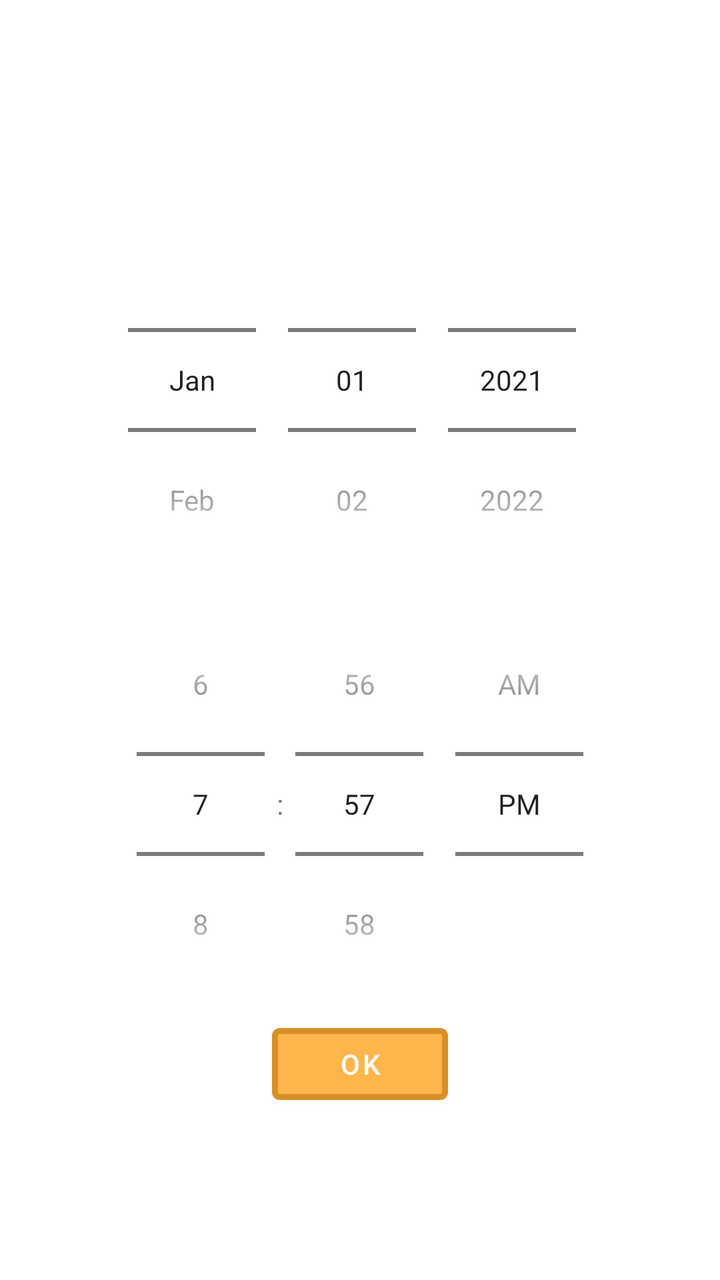
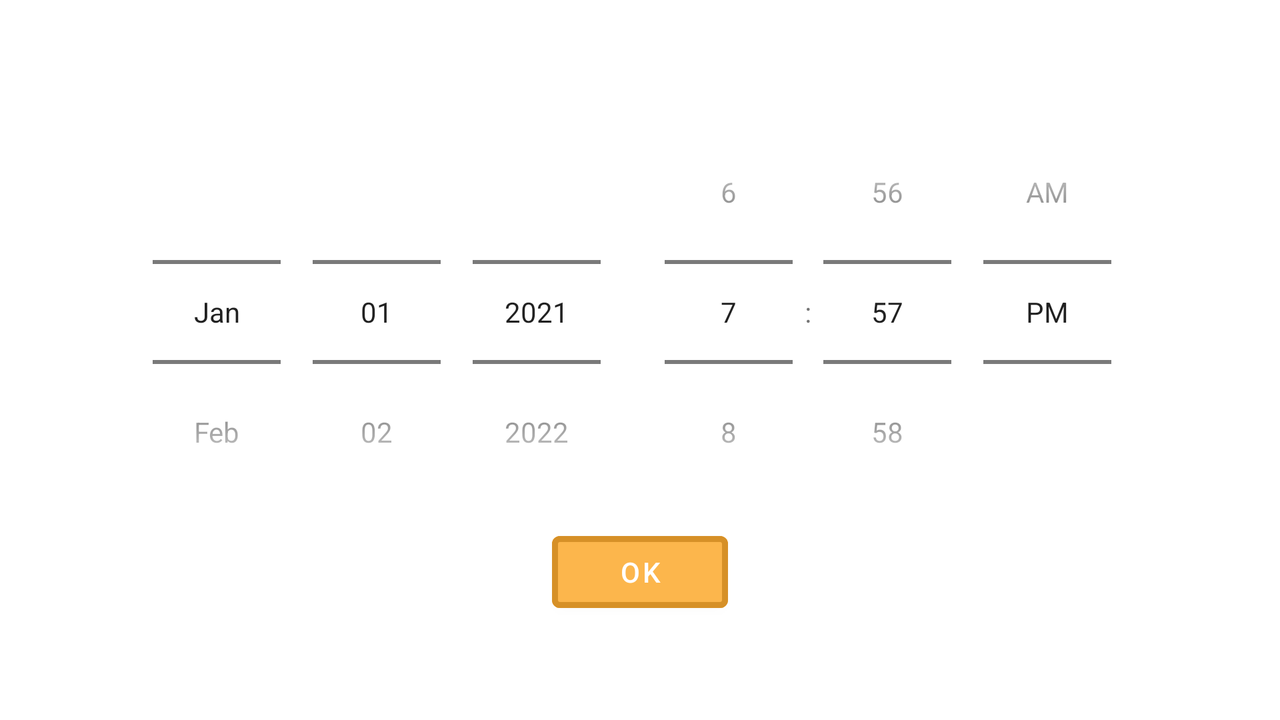

One screen, two layout resources from the same app: the default and the repository's alternative for another configuration. Each is rendered where Android would select it; the XML of both is given below.
<!-- AndroidManifest.xml: application theme Theme.Happy -->
<!-- res/layout/date_picker.xml -->
<?xml version="1.0" encoding="utf-8"?>
<FrameLayout
    xmlns:android="http://schemas.android.com/apk/res/android"
    xmlns:app="http://schemas.android.com/apk/res-auto"
    xmlns:tools="http://schemas.android.com/tools"
    android:layout_width="match_parent"
    android:layout_height="match_parent"
    android:orientation="vertical">

    <LinearLayout
        android:layout_width="match_parent"
        android:layout_height="match_parent"
        android:orientation="vertical"
        android:gravity="center">

        <DatePicker
            android:id="@+id/datePicker"
            android:layout_width="wrap_content"
            android:layout_height="wrap_content"
            android:calendarViewShown="false"
            android:datePickerMode="spinner"
            android:startYear="2021" />

        <TimePicker
            android:id="@+id/timePicker"
            android:layout_width="wrap_content"
            android:layout_height="wrap_content"
            android:timePickerMode="spinner" />

        <Button
            android:id="@+id/okB"
            android:layout_width="wrap_content"
            android:layout_height="wrap_content"
            android:backgroundTint="#fcb64c"
            android:text="OK"
            app:strokeColor="#d69027"
            app:strokeWidth="3dp" />
    </LinearLayout>

</FrameLayout>
<!-- resources referenced by this layout -->
<resources>
  <style name="Theme.Happy" parent="Theme.MaterialComponents.DayNight.NoActionBar">
          
          <item name="colorPrimary">@color/purple_500</item>
          <item name="colorPrimaryVariant">@color/purple_700</item>
          <item name="colorOnPrimary">@color/white</item>
          
          <item name="colorSecondary">@color/teal_200</item>
          <item name="colorSecondaryVariant">@color/teal_700</item>
          <item name="colorOnSecondary">@color/black</item>
          
          <item name="android:statusBarColor" tools:targetApi="l">?attr/colorPrimaryVariant</item>
          
      </style>
  <color name="purple_500">#FF3700B3</color>
  <color name="purple_700">#FF3700B3</color>
  <color name="white">#FFFFFFFF</color>
  <color name="teal_200">#000000</color>
  <color name="teal_700">#FF018786</color>
  <color name="black">#FF000000</color>
</resources>
<!-- res/layout-land/date_picker.xml (the repository's variant of the layout above) -->
<!-- drawn on the phone turned sideways -->
<?xml version="1.0" encoding="utf-8"?>
    <LinearLayout xmlns:android="http://schemas.android.com/apk/res/android"
        xmlns:app="http://schemas.android.com/apk/res-auto"
        xmlns:tools="http://schemas.android.com/tools"
        android:layout_width="match_parent"
        android:layout_height="match_parent"
        android:orientation="vertical"
        android:gravity="center">

        <LinearLayout
            android:layout_width="wrap_content"
            android:layout_height="wrap_content"
            android:gravity="center"
            android:orientation="horizontal">

            <DatePicker
                android:id="@+id/datePicker"
                android:layout_width="wrap_content"
                android:layout_height="wrap_content"
                android:calendarViewShown="false"
                android:datePickerMode="spinner"
                android:startYear="2021" />

            <TimePicker
                android:id="@+id/timePicker"
                android:layout_width="wrap_content"
                android:layout_height="wrap_content"
                android:timePickerMode="spinner" />

        </LinearLayout>

        <Button
            android:id="@+id/okB"
            android:layout_width="wrap_content"
            android:layout_height="wrap_content"
            android:backgroundTint="#fcb64c"
            android:text="OK"
            app:strokeColor="#d69027"
            app:strokeWidth="3dp" />

    </LinearLayout>
